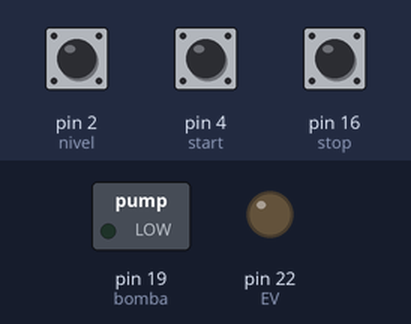
This sketch was run on a simulated Arduino Mega 2560, built with avr-gcc and run on an emulated ATmega2560. On the bench: switched loads named in the sketch (green lamp = pin HIGH), output pins drawn as LEDs (lit = HIGH). Inputs (shaded band) come from the test bench; at power-on: pin 4 (start) HIGH, pin 2 (nivel) HIGH, pin 16 (stop) HIGH.

Above: at 1.2 s.
1.3 s: pin 4 (start) pulled LOW for 0.15 s
At 2.5 s:
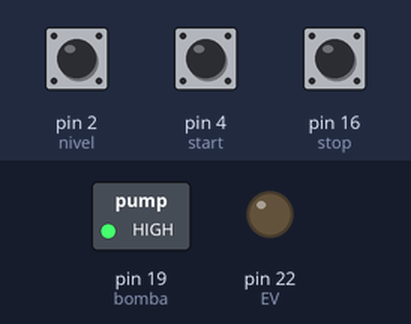
2.9 s: pin 2 (nivel) pulled LOW for 0.15 s
At 2.97 s:
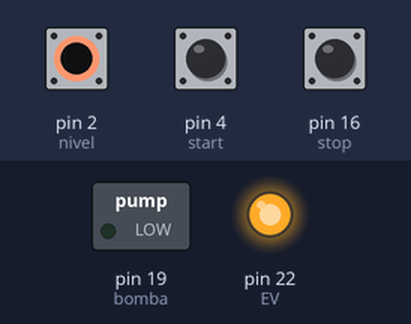
4.5 s: pin 2 (nivel) pulled LOW for 3.2 s
At 8.7 s:
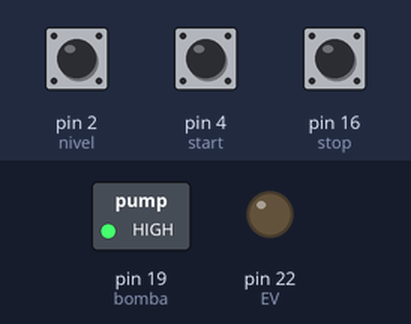
9.2 s: pin 16 (stop) pulled LOW for 0.15 s
At 9.9 s:
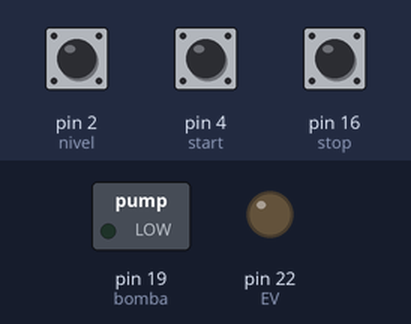
Timing chart, 0 to 11.8 s (numbered marks = the images above; inputs shaded):
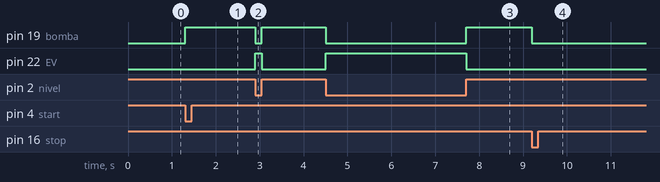

The sketch:

sketch_Water_Tank.ino
```cpp
int start = 4;
int stop = 16;
int nivel = 2;
int bomba = 19;
int EV = 22;

bool habilita = false;

void setup() {
  pinMode(start, INPUT_PULLUP);
  pinMode(stop, INPUT_PULLUP);
  pinMode(nivel, INPUT_PULLUP);

  pinMode(bomba, OUTPUT);
  pinMode(EV, OUTPUT);
}

void loop() {

  // Enable system when START button is pressed
  if (digitalRead(start) == LOW) {
    habilita = true;
  }

  // Disable system when STOP button is pressed
  if (digitalRead(stop) == LOW) {
    habilita = false;
  }

  // Execute control logic only if the system is enabled
  if (habilita) {

    // Low water level detected
    if (digitalRead(nivel) == LOW) {

      // Stop pump to prevent dry running
      digitalWrite(bomba, LOW);

      // Open filling valve
      digitalWrite(EV, HIGH);

    } else {

      // Water level is sufficient
      digitalWrite(bomba, HIGH);

      // Close filling valve
      digitalWrite(EV, LOW);
    }

  } else {

    // System disabled
    digitalWrite(bomba, LOW);
    digitalWrite(EV, LOW);
  }
}
```

Measured:
- after the input at 1.3 s, pin 19 (bomba): LOW → HIGH at once
- after the input at 2.9 s, pin 19 (bomba): HIGH → LOW at once, → HIGH 0.15 s later; pin 22 (EV): LOW → HIGH at once, → LOW 0.15 s later
- after the input at 4.5 s, pin 19 (bomba): HIGH → LOW at once, → HIGH 3.2 s later; pin 22 (EV): LOW → HIGH at once, → LOW 3.2 s later
- after the input at 9.2 s, pin 19 (bomba): HIGH → LOW at once
